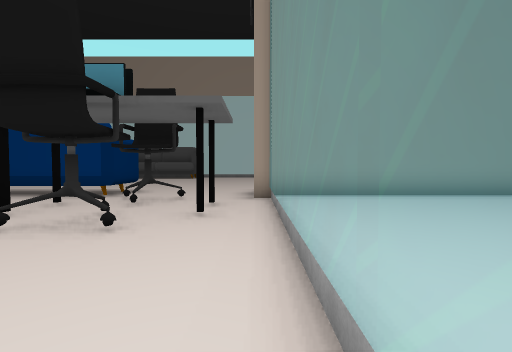
View 1 (above)

23 first-person views from a walk through a 3-D level made in the Unity game engine. The camera is 1.5 m above the floor, tilts 2° down and sees 85° across. The floor is counted in squares, 2 m on a side. Each view is taken from the middle of a square. On the plan, view 1 faces up. The plan holds only what a view shows up to about 10 squares ahead; the rest is blank. The place goes on beyond the plan. The player character is not drawn.

View 2
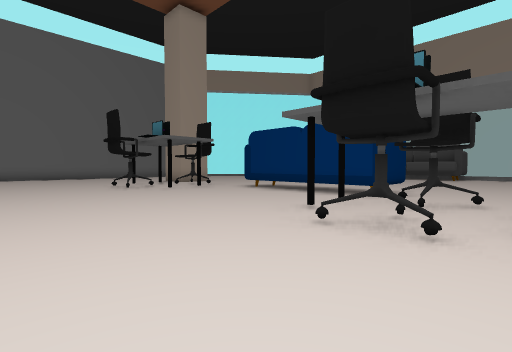

View 3
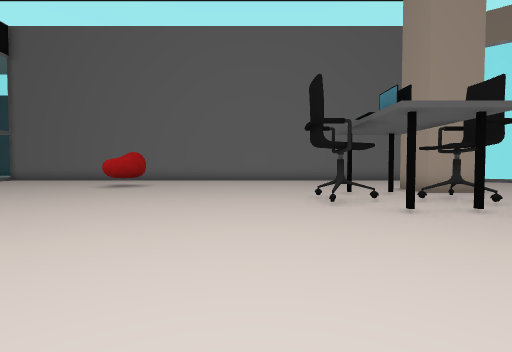

View 4
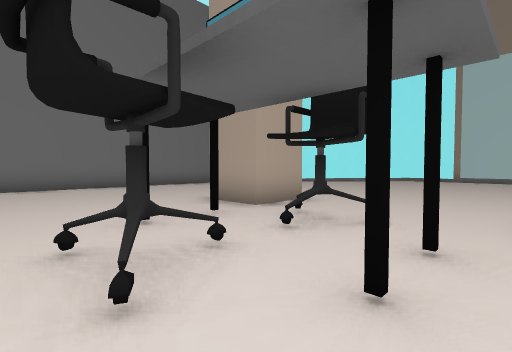

View 5
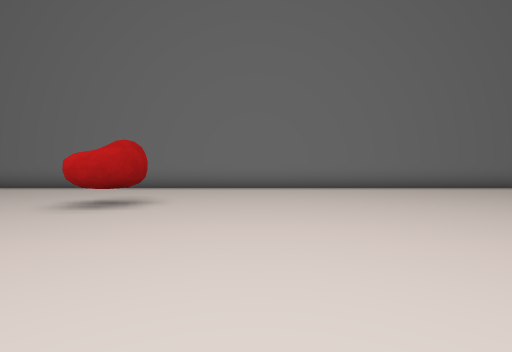

View 6
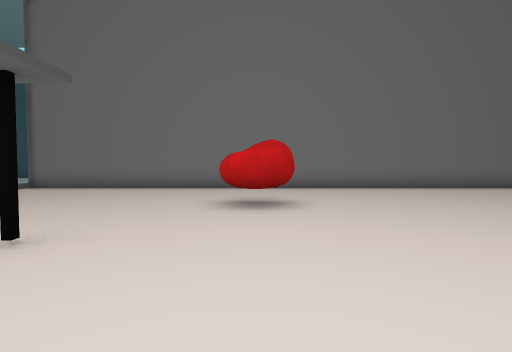

View 7
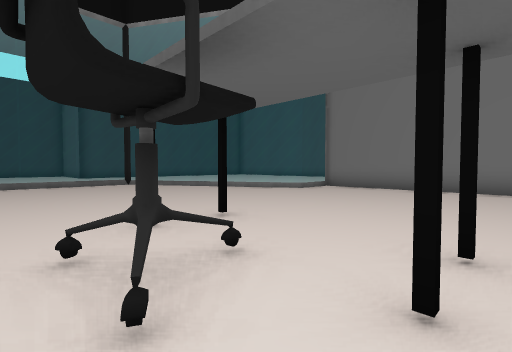

View 8
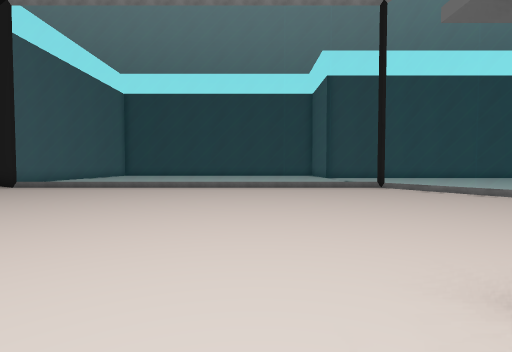

View 9
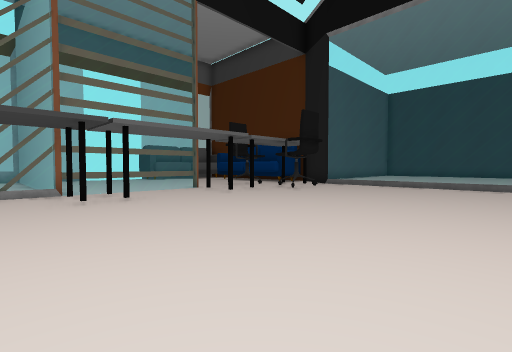

View 10
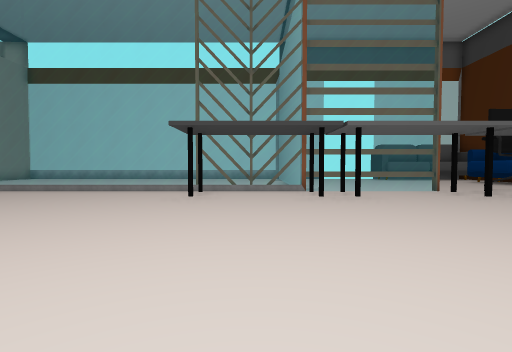

View 11
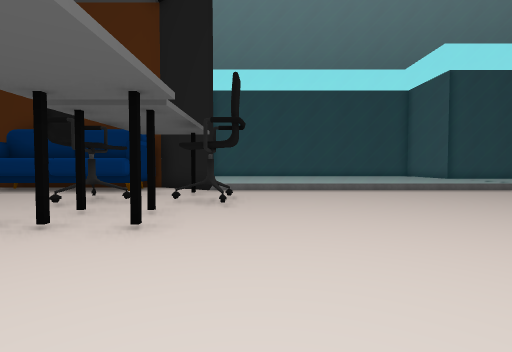

View 12
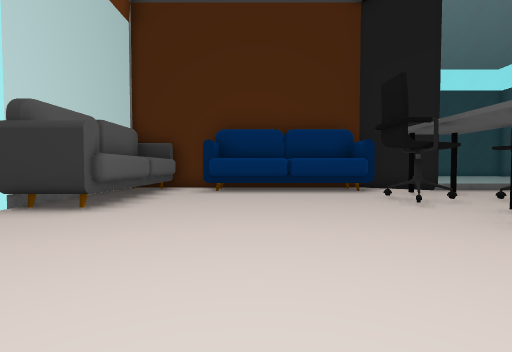

View 13
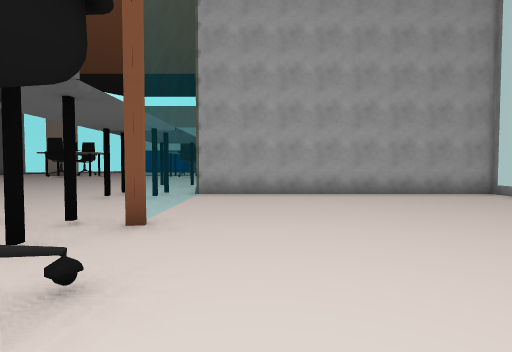

View 14
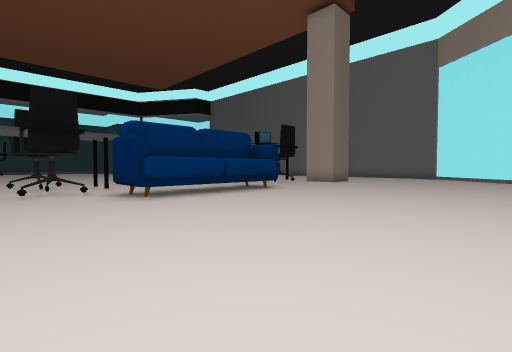

View 15
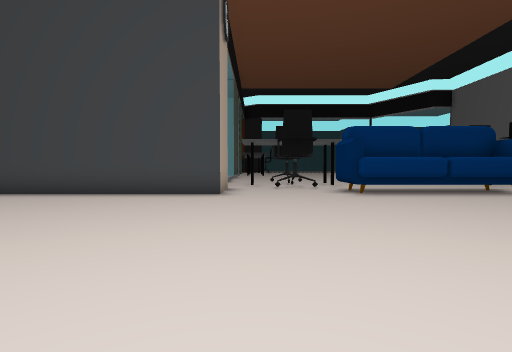

View 16
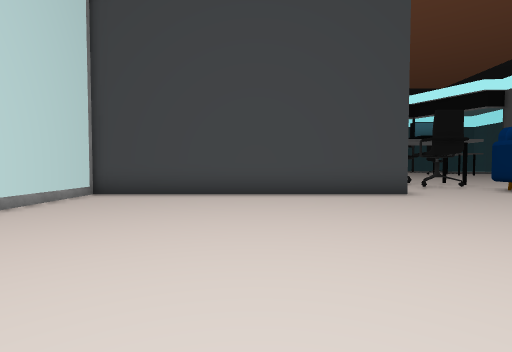

View 17
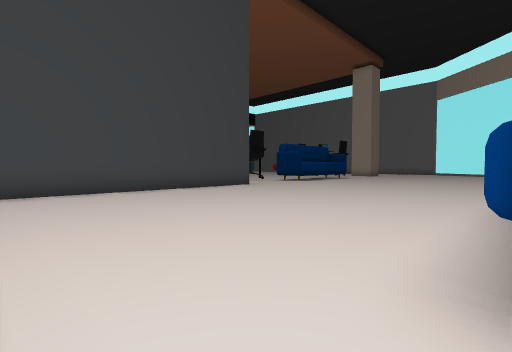

View 18
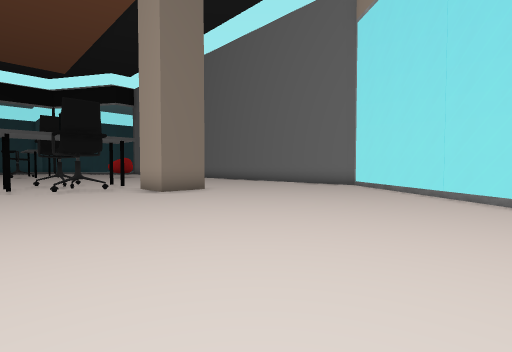

View 19
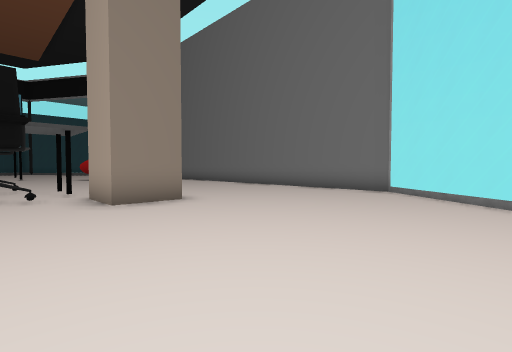

View 20
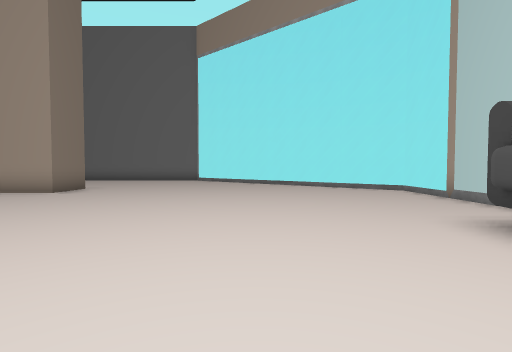

View 21
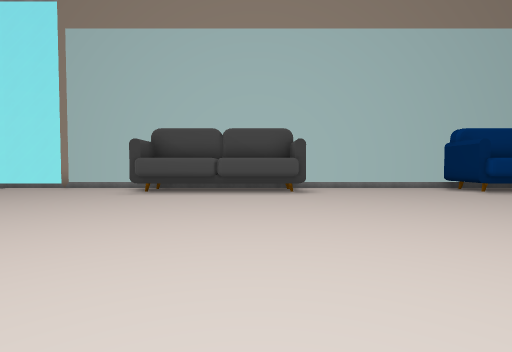

View 22
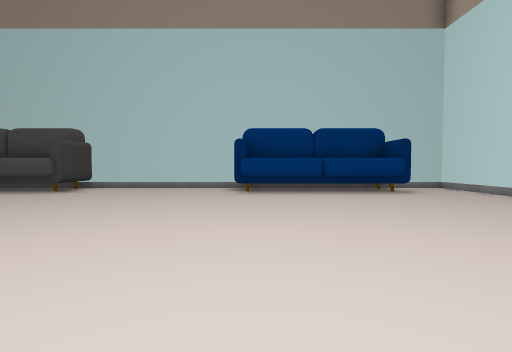

View 23
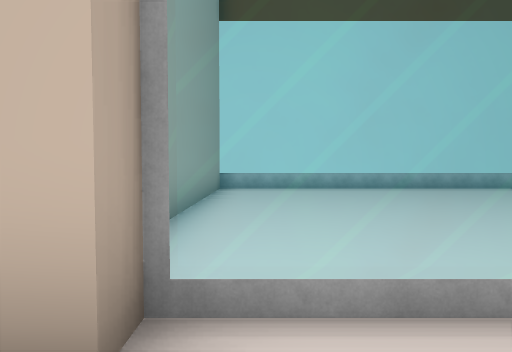

### Floor plan
Key: @ floor where view 1 was taken; # wall or solid block; . floor; = window, fence, low wall or low ledge; T thing the floor can be seen under or through; C chair; S sofa; O other object.
Columns run from 20 left of view 1 to 8 right of it. Each row starts with its distance up from view 1.
 19       #==####   #######   ###
 18      #=.....#   #.....#   #..
 17     #=......#####.....#####..
 16     =........................
 15    #.........................
 14   #=.........................
 13  #=..........................
 12 #=...........................
 11 #............................
 10 #............................
  9 #............................
  8 #.....##....TTTTT...#########
  7 #.....##....##TTT...#########
  6 #......O.CO......CC..=......#
  5 #......O..O.....O..O.=......#
  4 #........C......O.CO.=......#
  3 #................CC..=......#
  2 #....................=......#
  1 #....................=  ....#
  0 #...................@=   ...#
 -1 #............    ....=    ..#
 -2 #...........    .....=      #
 -3 #...SS.....    ......=      #
 -4 #.........    .......=
 -5 #......O...  ........=
 -6 #.......... .........=
 -7 #........C. .........=#######
 -8 #......O............O#.......
 -9 #...................=........
-10 #...................=.......
-11 #==.................O.......
-12    ................OO........
-13     .......................##
-14     =.............C.CC.....##
-15     =......................#
-16      =.............OO#####.#
-17       =============#.#   #.#
-18                     ##   ###

Positions as (right, up) in squares from view 1, and headings:
1: (0, 0), facing up
2: (-1, 0), facing up-left
3: (-5, 2), facing left
4: (-9, 3), facing up-left
5: (-10, 0), facing left
6: (-10, -3), facing left
7: (-10, -5), facing down-left
8: (-10, -7), facing down
9: (-8, -6), facing down-right
10: (-8, -6), facing right
11: (-3, -8), facing down
12: (4, -8), facing down
13: (2, -15), facing up
14: (-1, 15), facing down-left
15: (-1, 16), facing down
16: (4, 16), facing down
17: (8, 17), facing down-left
18: (-9, 16), facing down-left
19: (-11, 14), facing down-left
20: (-5, 14), facing left
21: (-5, 9), facing up
22: (2, 9), facing up
23: (-1, 6), facing right
